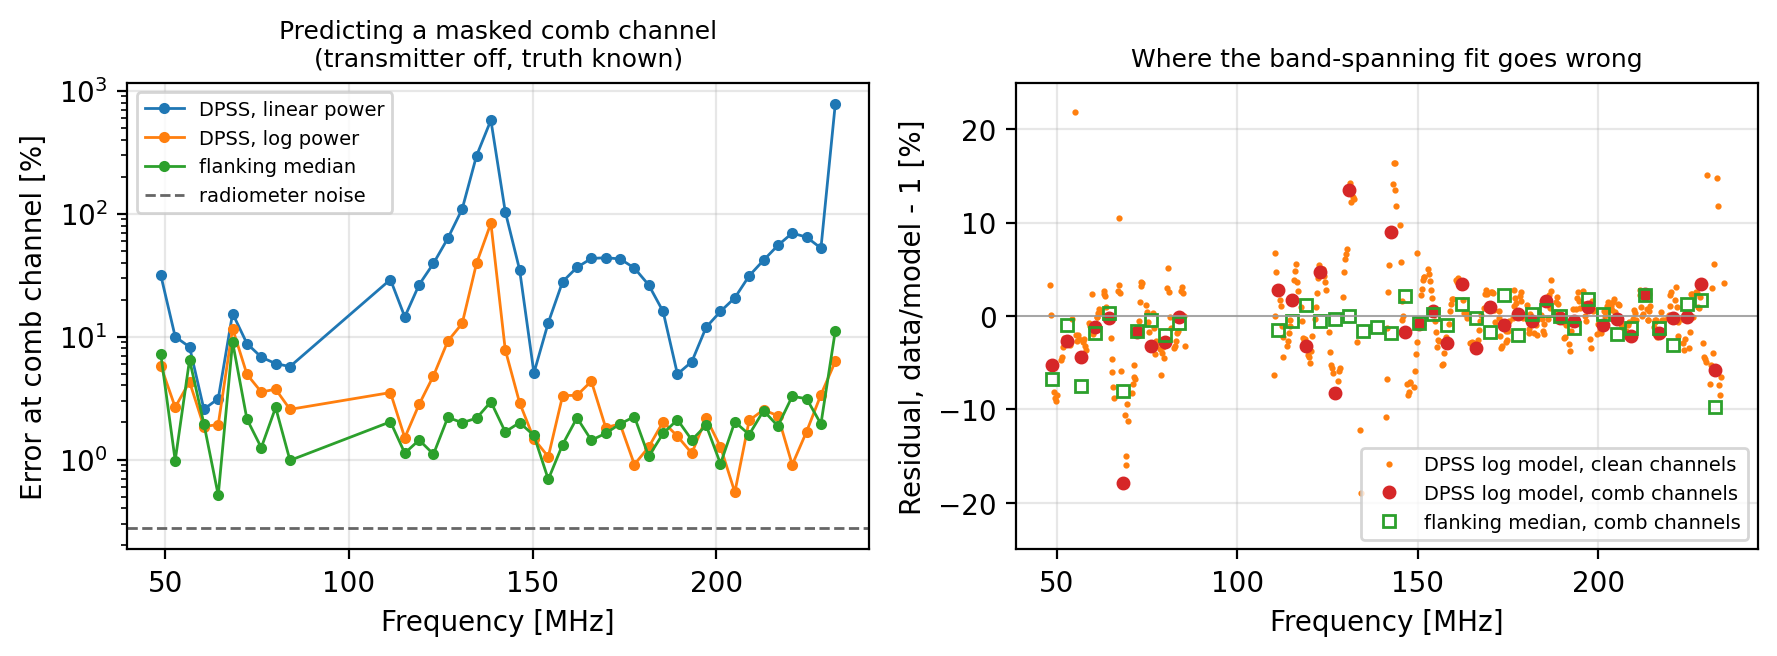

Source code (Python):
"""Figure for the method choice: why DPSS loses to the local median here.

Transmitter-off data (17:40-17:48 UTC), where the comb channels carry continuum
only, so the prediction can be checked against truth.
"""
import sys
from pathlib import Path

import h5py
import numpy as np
import matplotlib
matplotlib.use("Agg")
import matplotlib.pyplot as plt  # noqa: E402

sys.path.insert(0, "/home/christian/Documents/research/hera_filters")
from hera_filters import dspec  # noqa: E402

DATA = Path("/home/christian/Documents/research/eigsep/data-analysis/data/deployment5_filtered")
OFF = ["corr_20260717_174008Z.h5", "corr_20260717_174217Z.h5", "corr_20260717_174426Z.h5",
       "corr_20260717_174635Z.h5", "corr_20260717_174844Z.h5"]
COMB_RESIDUE, COMB_SPILL, FM_BAND = 8, (7, 8, 9, 15, 0, 1), (86.0, 110.0)

d = np.concatenate([h5py.File(DATA / n, "r")["data/4"][:].astype(np.float64) for n in OFF])
d[d <= 0] = np.nan
chan = np.arange(d.shape[1])
freq = chan * 0.244140625
RADIOM = 1.0 / np.sqrt(0.244140625e6 * 0.537)
finite = np.isfinite(d).all(0)
is_fm = (freq > FM_BAND[0]) & (freq < FM_BAND[1])
band = (freq > 48.0) & (freq < 235.0) & finite
clean = band & ~np.isin(chan % 16, COMB_SPILL) & ~is_fm
tones = chan[band & (chan % 16 == COMB_RESIDUE) & ~is_fm]
spec = np.nanmedian(d, axis=0)


def dpss_model(logfit, tau_ns=100.0):
    xb = freq[band] * 1e6
    y = np.log10(d[:, band]) if logfit else d[:, band]
    basis, _ = dspec.dpss_operator(xb, [0.0], [tau_ns * 1e-9], eigenval_cutoff=[1e-9])
    basis = np.real(basis)
    m = clean[band]
    mod = (basis @ (np.linalg.pinv(basis[m]) @ y[:, m].T)).T
    return 10 ** mod if logfit else mod


def flank(c):
    return [c + o for o in range(-6, 7) if 3 <= abs(o) <= 6 and clean[c + o]]


ti = np.searchsorted(chan[band], tones)
truth = d[:, tones]
curves = {
    "DPSS, linear power": np.nanmedian(np.abs(dpss_model(False)[:, ti] / truth - 1), 0),
    "DPSS, log power": np.nanmedian(np.abs(dpss_model(True)[:, ti] / truth - 1), 0),
    "flanking median": np.nanmedian(np.abs(
        np.array([np.nanmedian(d[:, flank(c)], 1) for c in tones]).T / truth - 1), 0),
}

fig, (a1, a2) = plt.subplots(1, 2, figsize=(9.0, 3.4))
for lab, y in curves.items():
    a1.semilogy(freq[tones], 100 * y, "o-", ms=3, lw=1, label=lab)
a1.axhline(100 * RADIOM, color="0.4", ls="--", lw=1, label="radiometer noise")
a1.set_xlabel("Frequency [MHz]"); a1.set_ylabel("Error at comb channel [%]")
a1.set_title("Predicting a masked comb channel\n(transmitter off, truth known)", fontsize=9)
a1.legend(fontsize=7); a1.grid(alpha=0.3)

mod_log = np.nanmedian(dpss_model(True), 0)
mi = np.searchsorted(chan[band], chan[band])
res = spec[band] / mod_log - 1.0
cb = clean[band]
a2.plot(freq[band][cb], 100 * res[cb], ".", ms=2.5, color="tab:orange",
        label="DPSS log model, clean channels")
a2.plot(freq[tones], 100 * (spec[tones] / mod_log[np.searchsorted(chan[band], tones)] - 1),
        "o", ms=4, color="tab:red", label="DPSS log model, comb channels")
fl_res = np.array([spec[c] / np.nanmedian(spec[flank(c)]) - 1 for c in tones])
a2.plot(freq[tones], 100 * fl_res, "s", ms=4, mfc="none", color="tab:green",
        label="flanking median, comb channels")
a2.axhline(0, color="0.6", lw=0.6)
a2.set_ylim(-25, 25)
a2.set_xlabel("Frequency [MHz]"); a2.set_ylabel("Residual, data/model - 1 [%]")
a2.set_title("Where the band-spanning fit goes wrong", fontsize=9)
a2.legend(fontsize=7); a2.grid(alpha=0.3)

fig.tight_layout()
out = Path(__file__).parent / "51_dpss_vs_local.png"
fig.savefig(out, dpi=200, bbox_inches="tight")
print(f"wrote {out}")
for lab, y in curves.items():
    print(f"  {lab:<20} band-median error {100*np.median(y):.2f} %")
